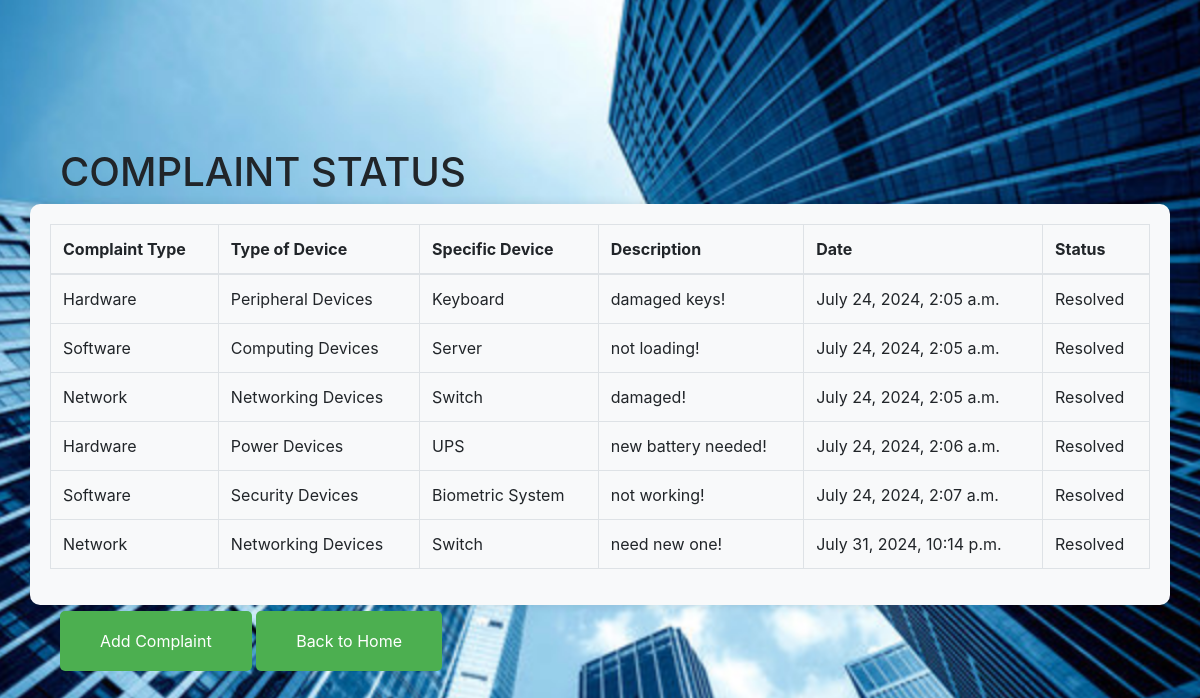
Screenshot of /complaint_status/ (signed in) with the database file from the repository.
### app1/models.py (models this page shows, shortened)
class Complaint(models.Model):
    PENDING = 'Pending'
    RESOLVED = 'Resolved'
    STATUS_CHOICES = [
        (PENDING, 'Pending'),
        (RESOLVED, 'Resolved'),
    ]
    complaint_type = models.CharField(max_length=100)
    device_type = models.CharField(max_length=100)
    specific_device = models.CharField(max_length=100, blank=True, null=True)
    description = models.TextField()
    date_created = models.DateTimeField(auto_now_add=True)
    status = models.CharField(max_length=50, choices=STATUS_CHOICES, default=PENDING)
    user = models.ForeignKey(User, on_delete=models.CASCADE)

### app1/views.py (the view)
# urls.py: path('complaint_status/', views.complaint_status, name='complaint_status'),
@login_required(login_url='login')
def complaint_status(request):
    user_complaints = Complaint.objects.filter(user=request.user)
    return render(request, 'complaint_status.html', {'user_complaints': user_complaints})

### templates/complaint_status.html (shortened to what this page needs)
<!doctype html>
<html lang="en">
<head>
    <link rel="stylesheet" href="https://cdn.jsdelivr.net/npm/bootstrap@4.3.1/dist/css/bootstrap.min.css"
>
    {% load static %}
</head>
<body>
    <h1>COMPLAINT STATUS</h1>
    <div class="container">
        <table class="table table-bordered">
            <thead>
                <tr>
                    <th>Complaint Type</th>
                    <th>Type of Device</th>
                    <th>Specific Device</th>
                    <th>Description</th>
                    <th>Date</th>
                    <th>Status</th>
                </tr>
            </thead>
            <tbody>
                {% for complaint in user_complaints %}
                <tr>
                    <td>{{ complaint.complaint_type }}</td>
                    <td>{{ complaint.device_type }}</td>
                    <td>{{ complaint.specific_device }}</td>
                    <td>{{ complaint.description }}</td>
                    <td>{{ complaint.date_created }}</td>
                    <td>{{ complaint.status }}</td>
                </tr>
                {% empty %}
                <tr>
                    <td colspan="5">No complaints found.</td>
                </tr>
                {% endfor %}
            </tbody>
        </table>
    </div>
    <br>
    <div class="center">
        <a href="{% url 'new_complaint' %}" class="back-button">Add Complaint</a>
        <a href="{% url 'home' %}" class="back-button">Back to Home</a>
    </div>
</body>
</html>

### rows the page displays
Complaint: complaint_type "Hardware", device_type "Peripheral Devices", specific_device "Keyboard", description "damaged keys!", date_created "July 24, 2024, 2:05 a.m.", status "Resolved"
Complaint: complaint_type "Software", device_type "Computing Devices", specific_device "Server", description "not loading!", date_created "July 24, 2024, 2:05 a.m.", status "Resolved"
Complaint: complaint_type "Network", device_type "Networking Devices", specific_device "Switch", description "damaged!", date_created "July 24, 2024, 2:05 a.m.", status "Resolved"
Complaint: complaint_type "Hardware", device_type "Power Devices", specific_device "UPS", description "new battery needed!", date_created "July 24, 2024, 2:06 a.m.", status "Resolved"
Complaint: complaint_type "Software", device_type "Security Devices", specific_device "Biometric System", description "not working!", date_created "July 24, 2024, 2:07 a.m.", status "Resolved"
Complaint: complaint_type "Network", device_type "Networking Devices", specific_device "Switch", description "need new one!", date_created "July 31, 2024, 10:14 p.m.", status "Resolved"
